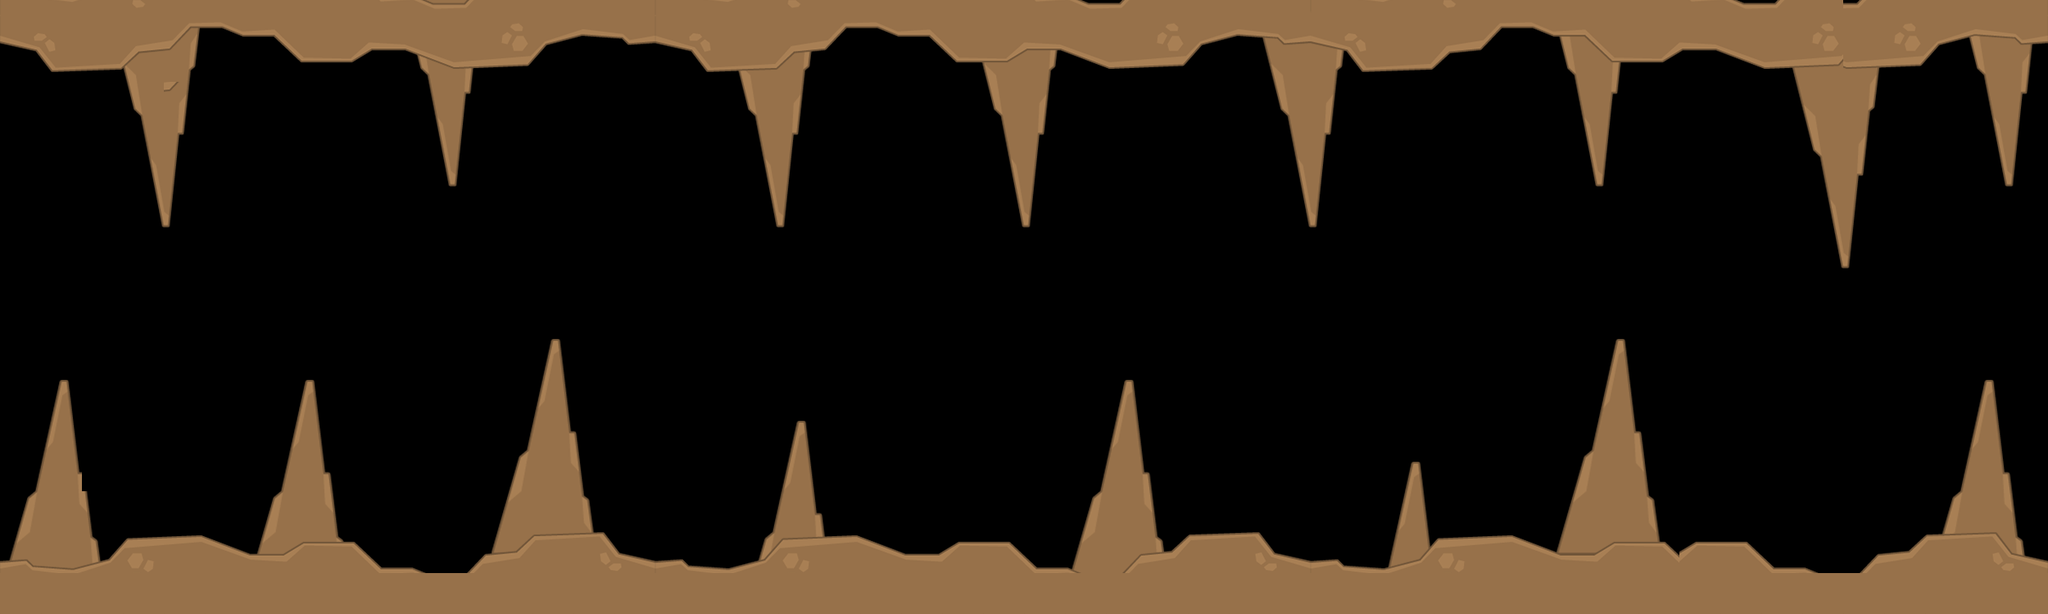

A 2D game scene composited from a Tiled map and its tileset images. What follows is a short description and the map's XML, with each tile layer's data collapsed to a summary:
An orthogonal 50x15 tile map with 50x50 px tiles, 2 tile layers (player, ground), 1 hidden layer not drawn and 242 objects.

<map version="1.0" orientation="orthogonal" renderorder="right-down" width="50" height="15" tilewidth="50" tileheight="50" nextobjectid="369">
 <tileset firstgid="1" name="title_map" tilewidth="50" tileheight="50">
  <image source="title_map.png" width="800" height="1300" />
 </tileset>
 <layer name="player" width="50" height="15">
  <data>[750 cells, 205 non-empty, 28 distinct tile ids]</data>
 </layer>
 <layer name="coin" width="50" height="15" visible="0">
  <data>[750 cells, 18 non-empty, 1 distinct tile ids]</data>
 </layer>
 <layer name="ground" width="50" height="15">
  <data>[750 cells, 199 non-empty, 48 distinct tile ids]</data>
 </layer>
 <objectgroup name="limitted1">
  <object id="1" x="9.09091" y="690.909" />
  <object id="2" x="33.3333" y="618.182" />
  <object id="3" x="45.4545" y="606.061" />
  <object id="4" x="75.7576" y="472.727" />
  <object id="5" x="98.6667" y="578.667" />
  <object id="6" x="113.333" y="656" />
  <object id="7" x="120" y="668" />
  <object id="8" x="121.333" y="688" />
  <object id="9" x="133.333" y="685.333" />
  <object id="10" x="156" y="664" />
  <object id="11" x="246.667" y="658.667" />
  <object id="12" x="301.333" y="680" />
  <object id="13" x="314.667" y="677.333" />
  <object id="14" x="334.667" y="610.667" />
  <object id="15" x="344" y="602.667" />
  <object id="16" x="376" y="468" />
  <object id="17" x="382.667" y="468" />
  <object id="18" x="397.333" y="578.667" />
  <object id="19" x="402.667" y="582.667" />
  <object id="20" x="413.333" y="657.333" />
  <object id="21" x="418.667" y="662.667" />
  <object id="22" x="432" y="666.667" />
  <object id="23" x="468" y="697.333" />
  <object id="24" x="502.667" y="697.333" />
  <object id="25" x="514.667" y="702.667" />
  <object id="26" x="574.667" y="701.333" />
  <object id="27" x="593.333" y="681.333" />
  <object id="28" x="601.333" y="677.333" />
  <object id="29" x="636" y="560" />
  <object id="30" x="645.333" y="552" />
  <object id="31" x="674.667" y="418.667" />
  <object id="32" x="684" y="418.667" />
  <object id="33" x="698.667" y="530.667" />
  <object id="34" x="702.667" y="532" />
  <object id="35" x="713.333" y="608" />
  <object id="36" x="720" y="614.667" />
  <object id="37" x="726.667" y="652" />
  <object id="38" x="737.333" y="653.333" />
  <object id="39" x="757.333" y="677.333" />
  <object id="40" x="800" y="688" />
  <object id="41" x="833.333" y="685.333" />
  <object id="42" x="842.667" y="693.333" />
  <object id="43" x="890.667" y="696" />
  <object id="44" x="928" y="686.667" />
  <object id="45" x="936" y="660" />
  <object id="46" x="944" y="650.667" />
  <object id="47" x="974.667" y="517.333" />
  <object id="48" x="982.667" y="518.667" />
  <object id="49" x="997.333" y="629.333" />
  <object id="50" x="1004" y="632" />
  <object id="51" x="1008" y="657.333" />
  <object id="52" x="1046.67" y="657.333" />
  <object id="53" x="1106.67" y="678.667" />
  <object id="54" x="1146.67" y="680" />
  <object id="55" x="1169.33" y="664" />
  <object id="56" x="1233.33" y="665.333" />
  <object id="57" x="1265.33" y="696" />
  <object id="58" x="1308" y="697.333" />
  <object id="59" x="1333.33" y="610.667" />
  <object id="60" x="1344" y="601.333" />
  <object id="61" x="1374.67" y="468" />
  <object id="62" x="1385.33" y="466.667" />
  <object id="63" x="1396" y="577.333" />
  <object id="64" x="1404" y="581.333" />
  <object id="65" x="1412" y="653.333" />
  <object id="66" x="1421.33" y="664" />
  <object id="67" x="1421.33" y="677.333" />
  <object id="68" x="1450.67" y="656" />
  <object id="69" x="1536" y="653.333" />
  <object id="70" x="1556" y="677.333" />
  <object id="71" x="1601.33" y="689.333" />
  <object id="72" x="1633.33" y="685.333" />
  <object id="73" x="1642.67" y="693.333" />
  <object id="74" x="1690.67" y="697.333" />
  <object id="75" x="1697.33" y="694.667" />
  <object id="76" x="1725.33" y="569.333" />
  <object id="77" x="1733.33" y="568" />
  <object id="78" x="1746.67" y="669.333" />
  <object id="79" x="1756" y="660" />
  <object id="80" x="1848" y="654.667" />
  <object id="81" x="1900" y="676" />
  <object id="82" x="1934.67" y="560" />
  <object id="83" x="1942.67" y="552" width="1.33333" />
  <object id="84" x="1942.67" y="552" />
  <object id="85" x="1973.33" y="416" />
  <object id="86" x="1984" y="416" />
  <object id="87" x="1996" y="529.333" />
  <object id="88" x="2002.67" y="532" />
  <object id="89" x="2012" y="605.333" />
  <object id="90" x="2018.67" y="613.333" />
  <object id="91" x="2025.33" y="664" />
  <object id="100" x="2050.67" y="678.667" />
  <object id="101" x="2069.33" y="666.667" />
  <object id="102" x="2132" y="665.333" />
  <object id="103" x="2166.67" y="696" />
  <object id="104" x="2202.67" y="696" />
  <object id="105" x="2217.33" y="701.333" />
  <object id="106" x="2273.33" y="701.333" />
  <object id="107" x="2294.67" y="681.333" />
  <object id="108" x="2330.67" y="677.333" />
  <object id="109" x="2352" y="658.667" />
  <object id="110" x="2372" y="653.333" />
  <object id="111" x="2384" y="613.333" />
  <object id="112" x="2394.67" y="602.667" />
  <object id="113" x="2425.33" y="466.667" />
  <object id="114" x="2434.67" y="468" />
  <object id="115" x="2449.33" y="580" />
  <object id="116" x="2453.33" y="581.333" />
  <object id="117" x="2464" y="654.667" />
  <object id="118" x="2472" y="665.333" />
  <object id="119" x="2474.67" y="680" />
  <object id="120" x="2496" y="686.667" />
  <object id="121" x="2490.67" y="744" />
 </objectgroup>
 <objectgroup name="limitted2">
  <object id="219" x="7.13267" y="55.2782" />
  <object id="220" x="46.3623" y="65.9772" />
  <object id="221" x="64.194" y="87.3752" />
  <object id="222" x="146.22" y="87.3752" />
  <object id="223" x="167.618" y="139.087" />
  <object id="224" x="178.317" y="148.003" />
  <object id="225" x="203.281" y="278.174" />
  <object id="226" x="217.546" y="167.618" />
  <object id="227" x="222.896" y="160.485" />
  <object id="228" x="231.812" y="89.1583" />
  <object id="229" x="237.161" y="87.3752" />
  <object id="230" x="244.294" y="39.2297" />
  <object id="231" x="272.825" y="39.2297" />
  <object id="232" x="297.789" y="48.1455" />
  <object id="233" x="335.235" y="46.3623" />
  <object id="234" x="365.549" y="74.893" />
  <object id="235" x="424.394" y="78.4593" />
  <object id="236" x="452.924" y="67.7603" />
  <object id="237" x="504.636" y="67.7603" />
  <object id="238" x="522.468" y="94.5078" />
  <object id="239" x="550.999" y="228.245" />
  <object id="240" x="570.613" y="123.039" />
  <object id="241" x="579.529" y="94.5078" />
  <object id="242" x="645.506" y="83.8088" />
  <object id="243" x="668.688" y="60.6277" />
  <object id="244" x="707.917" y="48.1455" />
  <object id="245" x="759.629" y="51.7118" />
  <object id="246" x="773.894" y="60.6277" />
  <object id="247" x="802.425" y="53.495" />
  <object id="248" x="841.655" y="65.9772" />
  <object id="249" x="864.836" y="87.3752" />
  <object id="250" x="902.282" y="90.9415" />
  <object id="251" x="914.765" y="140.87" />
  <object id="252" x="923.68" y="144.437" />
  <object id="253" x="950.428" y="278.174" />
  <object id="254" x="957.561" y="279.957" />
  <object id="255" x="968.26" y="169.401" />
  <object id="256" x="973.609" y="167.618" />
  <object id="257" x="984.308" y="94.5078" />
  <object id="258" x="991.441" y="71.3267" />
  <object id="259" x="1036.02" y="39.2297" />
  <object id="260" x="1071.68" y="37.4465" />
  <object id="261" x="1100.21" y="48.1455" />
  <object id="262" x="1132.31" y="51.7118" />
  <object id="263" x="1166.19" y="78.4593" />
  <object id="264" x="1200.07" y="80.2425" />
  <object id="265" x="1217.9" y="139.087" />
  <object id="266" x="1225.04" y="149.786" />
  </objectgroup>
 <objectgroup name="coin">
  <!-- 23 objects omitted --></objectgroup>
</map>
<!-- 81 of 242 objects omitted -->
